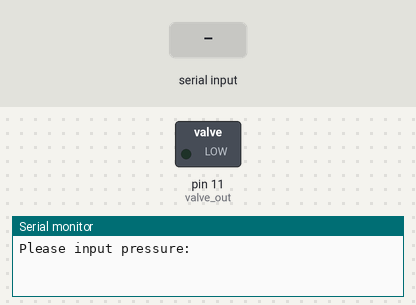
This sketch was run on a simulated Arduino Uno, built with avr-gcc and run on an emulated ATmega328P. On the bench: switched loads named in the sketch (green lamp = pin HIGH), the last lines printed to the serial monitor. The inputs (shaded band) are chosen by the test bench.

Above: at 1.2 s.
1.3 s: "90,45\n" received over Serial
At 2.3 s:
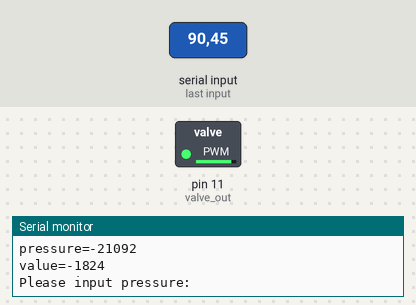
2.8 s: "30,150\n" received over Serial
At 3.9 s:
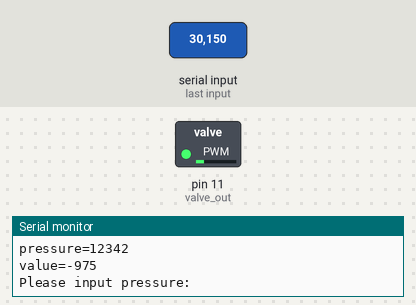
4.3 s: "9\n" received over Serial
At 5.6 s:
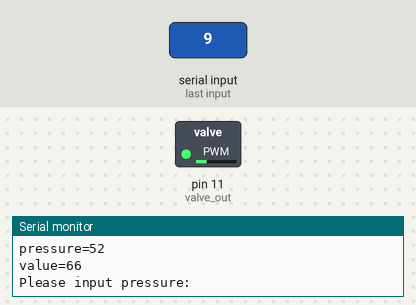
Timing chart, 0 to 7.3 s (numbered marks = the images above; inputs shaded):
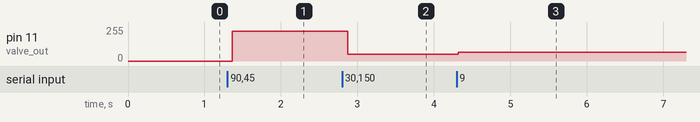

The sketch:

Electric_proportional_valve__Active_drop_generation.ino
```cpp
int valve_out=11;
int value=0;
int pressure=0;
//int pin=4;
//int frequency=0;
//int t1=0;

void setup()
{
  setPwmFrequency(valve_out,8);
  analogWrite(valve_out,value);
//  pinMode(pin,OUTPUT);
  Serial.begin(9600);
}

void loop()
{
  int a1,a2;
  char a;
  Serial.println("Please input pressure:");
  while(Serial.available()<=0){}
  while(Serial.available()>0)
  {
    a=Serial.read();
    int b=int(a)-48;
    pressure=pressure*10+b;
    delay(10);
  }
//  pressure=(pressure-a)/10;
  Serial.print("pressure=");
  Serial.println(pressure);
  value=int(pressure*10/(0.2*10000)*255);
  Serial.print("value=");
  Serial.println(value);
  analogWrite(valve_out,value);
  pressure=0;

//  Serial.println("Please input frequency:");
//  frequency=0;
//  while(Serial.available()<=0){}
//  while(Serial.available()>0)
//  {
//    a=Serial.read();
//    frequency=frequency*10+a-48;
//    delay(10);
//  }
//  frequency=(frequency-a+48)/10;
//  Serial.print("frequency=");
//  Serial.println(frequency);
//  t1=int(500/frequency);
//  Serial.print("period=");
//  Serial.println(2*t1);
//  while(1)
//  {
//    a1=digitalRead(switch_pin);
//    delay(10);
//    a2=digitalRead(switch_pin);
//    if(a1&&a2)
//    {
//      break;
//    }
//  }
//  while(1)
//  {
//    digitalWrite(pin,HIGH);
//    delay(t1);
//    digitalWrite(pin,LOW);
//    delay(t1);
//  }
}

void setPwmFrequency(int pin, int divisor) {
  byte mode;
  if(pin == 5 || pin == 6 || pin == 9 || pin == 10) {
    switch(divisor) {
      case 1: mode = 0x01; break;
      case 8: mode = 0x02; break;
      case 64: mode = 0x03; break;
      case 256: mode = 0x04; break;
      case 1024: mode = 0x05; break;
      default: return;
    }
    if(pin == 5 || pin == 6) {
      TCCR0B = TCCR0B & 0b11111000 | mode;
    } else {
      TCCR1B = TCCR1B & 0b11111000 | mode;
    }
  } else if(pin == 3 || pin == 11) {
    switch(divisor) {
      case 1: mode = 0x01; break;
      case 8: mode = 0x02; break;
      case 32: mode = 0x03; break;
      case 64: mode = 0x04; break;
      case 128: mode = 0x05; break;
      case 256: mode = 0x06; break;
      case 1024: mode = 0x7; break;
      default: return;
    }
    TCCR2B = TCCR2B & 0b11111000 | mode;
  }
}
```

Measured:
- after the input at 1.3 s, pin 11 (valve_out): 0/255 → 224/255 after 0.06 s
- after the input at 2.8 s, pin 11 (valve_out): 224/255 → 49/255 after 0.07 s
- after the input at 4.3 s, pin 11 (valve_out): 49/255 → 66/255 at once
